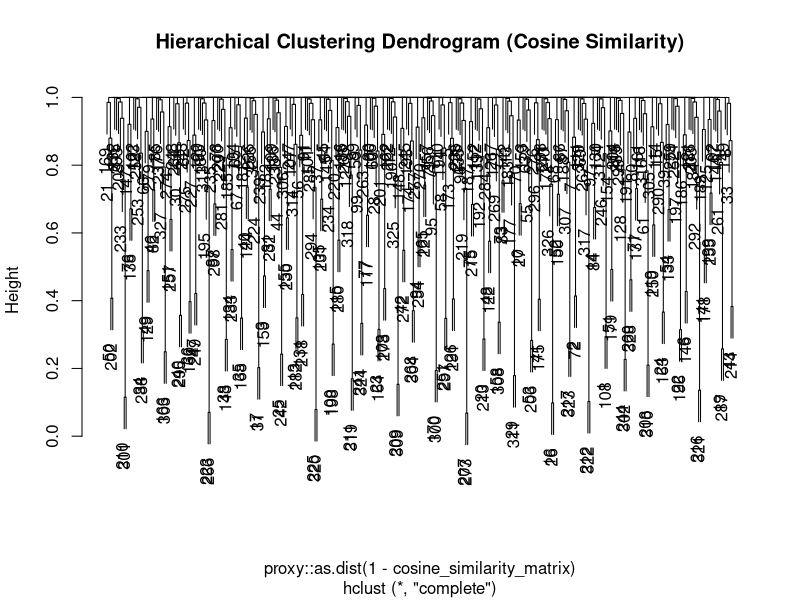
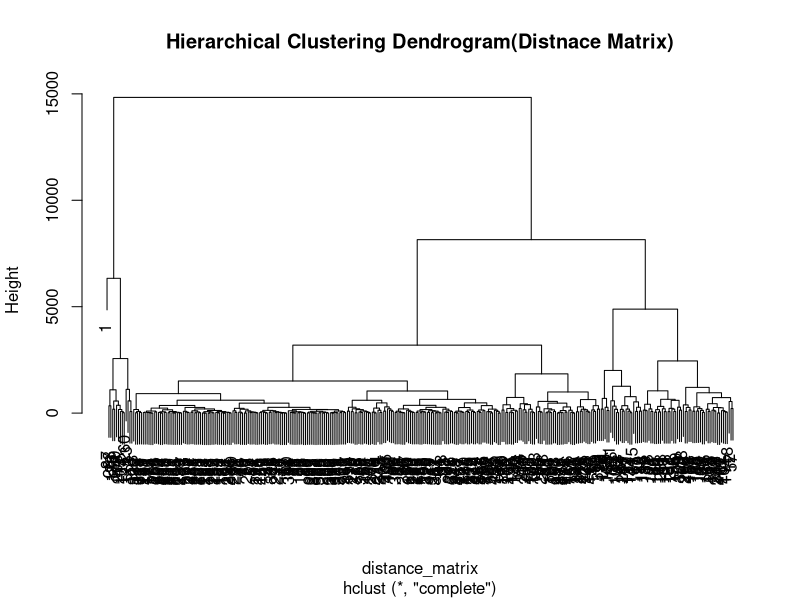

Write the R code that produced these figures, in order. (Note: this script raises an error after producing the figures.)
# Install and load the proxy package 
# install.packages("proxy")
library(proxy)

# setting up the working directory
setwd("/Users/vamsigontu/Documents/ML")

# Load your data
data <- read.csv("cleaned_data.csv", header = TRUE)
head(data)

# Preprocess categorical variables (convert them to factors)
data$STATUS <- as.factor(data$STATUS)
data$STREET_NAME <- as.factor(data$STREET_NAME)
data$PAVETYPE <- as.factor(data$PAVETYPE)
data$FUNCTIONAL_CLASS <- as.factor(data$FUNCTIONAL_CLASS)
######################

# Performing Hierarchical Clustering

#################

# using cosine similarity matrix

################
# Select the numeric columns for similarity calculation
numeric_data <- data[, c("TRAFFIC_COUNT","STATION_NUMBER" )]

# Calculate cosine similarity matrix
cosine_similarity_matrix <- proxy::simil(numeric_data, method = "cosine")

# Perform hierarchical clustering using the cosine similarity matrix with hclust
hclust_result_cosine <- hclust(proxy::as.dist(1 - cosine_similarity_matrix), method = "complete")
plot(hclust_result_cosine, main = "Hierarchical Clustering Dendrogram (Cosine Similarity)")
clusters_cosine <- cutree(hclust_result_cosine, k = 3)
clustered_data_cosine <- cbind(data, Cluster = clusters_cosine)

################

# using Distnace Matrix

################

# Assuming only numeric variables are used for clustering
distance_matrix <- dist(data[, c("TRAFFIC_COUNT", "STATION_NUMBER")])
#(e.g., "complete," "single," "average")
hclust_result <- hclust(distance_matrix, method = "complete")
# plotting Dendogram
plot(hclust_result, main = "Hierarchical Clustering Dendrogram(Distnace Matrix)")
# assigning Clusters
clusters <- cutree(hclust_result, k = 3)
# analysing clusters
clustered_data <- cbind(data, Cluster = clusters)

#####################

# Performing Elbow and Silhouette Method

#####################

# Select the numeric columns for clustering
numeric_data <- data[, c("TRAFFIC_COUNT", "TRAFFIC_YEAR_COUNTED", "CHRIS_NUMB", "STATION_NUMBER")]

# Perform elbow method and silhouette analysis to determine k
wss <- numeric(10)
silhouette_scores <- numeric(10)

for (i in 1:10) {
  kmeans_temp <- kmeans(numeric_data, centers = i)
  wss[i] <- sum(kmeans_temp$withinss)
  if (i > 1) {
    silhouette_scores[i] <- silhouette(kmeans_temp$cluster, dist(numeric_data))
  }
}
#####################

# Elbow Method Plot

#####################
plot(1:10, wss, type = "b", xlab = "Number of Clusters (k)", ylab = "Within-cluster Sum of Squares (WSS)", main = "Elbow Method")

#####################

# Silhouette Method Plot

#####################
if (any(!is.na(silhouette_scores))) {
  plot(2:10, silhouette_scores[2:10], type = "b", xlab = "Number of Clusters (k)", ylab = "Average Silhouette Width", main = "Silhouette Method")
}

# Based on the visual inspection of the plots, choose an appropriate value of k
# For example, you can choose the k value where the elbow occurs in the WSS plot or where silhouette score is highest.
chosen_k <- 3  # Replace with your chosen value of k

# Perform k-means clustering with the chosen k
kmeans_result <- kmeans(numeric_data, centers = chosen_k, nstart = 25)

# Add cluster assignments to the original dataset
data$Cluster <- kmeans_result$cluster

# View cluster centers
cluster_centers <- kmeans_result$centers
print(cluster_centers)

# View cluster assignments
print(table(data$Cluster))

